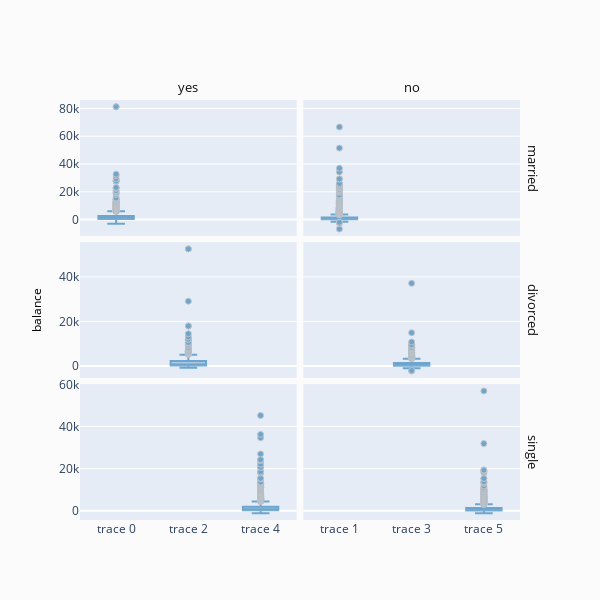

This figure's notebook cell:
### Code cell
#  chúng ta đã bỏ sót một số khách hàng quan trọng với số dư cao.
fig = ff.create_facet_grid(
    df,
    y='balance',
    facet_row='marital',
    facet_col='deposit',
    trace_type='box',
)

iplot(fig, filename='facet - box traces')

### Figure 1 — Plotly figure (JSON) as saved in the notebook; plotly's stock layout.template omitted (floating-point values rounded to 4 significant figures; data arrays with more than 128 entries replaced by an {"elided": "..."} marker saying what was removed)
{"data": [{"marker": {"color": "rgb(31, 119, 180)", "line": {"color": "darkgrey", "width": 1}}, "opacity": 0.6, "type": "box", "xaxis": "x", "y": {"elided": "2562 int values"}, "yaxis": "y"}, {"marker": {"color": "rgb(31, 119, 180)", "line": {"color": "darkgrey", "width": 1}}, "opacity": 0.6, "type": "box", "xaxis": "x2", "y": {"elided": "3253 int values"}, "yaxis": "y2"}, {"marker": {"color": "rgb(31, 119, 180)", "line": {"color": "darkgrey", "width": 1}}, "opacity": 0.6, "type": "box", "xaxis": "x3", "y": {"elided": "572 int values"}, "yaxis": "y3"}, {"marker": {"color": "rgb(31, 119, 180)", "line": {"color": "darkgrey", "width": 1}}, "opacity": 0.6, "type": "box", "xaxis": "x4", "y": {"elided": "602 int values"}, "yaxis": "y4"}, {"marker": {"color": "rgb(31, 119, 180)", "line": {"color": "darkgrey", "width": 1}}, "opacity": 0.6, "type": "box", "xaxis": "x5", "y": {"elided": "1833 int values"}, "yaxis": "y5"}, {"marker": {"color": "rgb(31, 119, 180)", "line": {"color": "darkgrey", "width": 1}}, "opacity": 0.6, "type": "box", "xaxis": "x6", "y": {"elided": "1503 int values"}, "yaxis": "y6"}], "layout": {"annotations": [{"font": {"color": "#0f0f0f", "size": 13}, "showarrow": false, "text": "yes", "textangle": 0, "x": 0.2462, "xanchor": "center", "xref": "paper", "y": 1.03, "yanchor": "middle", "yref": "paper"}, {"font": {"color": "#0f0f0f", "size": 13}, "showarrow": false, "text": "no", "textangle": 0, "x": 0.7537, "xanchor": "center", "xref": "paper", "y": 1.03, "yanchor": "middle", "yref": "paper"}, {"font": {"color": "#0f0f0f", "size": 13}, "showarrow": false, "text": "married", "textangle": 90, "x": 1.03, "xanchor": "center", "xref": "paper", "y": 0.8383, "yanchor": "middle", "yref": "paper"}, {"font": {"color": "#0f0f0f", "size": 13}, "showarrow": false, "text": "divorced", "textangle": 90, "x": 1.03, "xanchor": "center", "xref": "paper", "y": 0.5, "yanchor": "middle", "yref": "paper"}, {"font": {"color": "#0f0f0f", "size": 13}, "showarrow": false, "text": "single", "textangle": 90, "x": 1.03, "xanchor": "center", "xref": "paper", "y": 0.1617, "yanchor": "middle", "yref": "paper"}, {"font": {"color": "#000000", "size": 12}, "showarrow": false, "text": "", "textangle": 0, "x": 0.5, "xanchor": "center", "xref": "paper", "y": -0.1, "yanchor": "middle", "yref": "paper"}, {"font": {"color": "#000000", "size": 12}, "showarrow": false, "text": "balance", "textangle": -90, "x": -0.1, "xanchor": "center", "xref": "paper", "y": 0.5, "yanchor": "middle", "yref": "paper"}], "height": 600, "legend": {"bgcolor": "#efefef", "borderwidth": 1, "x": 1.05, "y": 1, "yanchor": "top"}, "paper_bgcolor": "rgb(251, 251, 251)", "showlegend": false, "title": {"text": ""}, "width": 600, "xaxis": {"anchor": "y", "domain": [0, 0.4925], "matches": "x5", "showticklabels": false}, "xaxis2": {"anchor": "y2", "domain": [0.5075, 1], "matches": "x6", "showticklabels": false}, "xaxis3": {"anchor": "y3", "domain": [0, 0.4925], "matches": "x5", "showticklabels": false}, "xaxis4": {"anchor": "y4", "domain": [0.5075, 1], "matches": "x6", "showticklabels": false}, "xaxis5": {"anchor": "y5", "domain": [0, 0.4925]}, "xaxis6": {"anchor": "y6", "domain": [0.5075, 1]}, "yaxis": {"anchor": "x", "domain": [0.6767, 1]}, "yaxis2": {"anchor": "x2", "domain": [0.6767, 1], "matches": "y", "showticklabels": false}, "yaxis3": {"anchor": "x3", "domain": [0.3383, 0.6617]}, "yaxis4": {"anchor": "x4", "domain": [0.3383, 0.6617], "matches": "y3", "showticklabels": false}, "yaxis5": {"anchor": "x5", "domain": [0, 0.3233]}, "yaxis6": {"anchor": "x6", "domain": [0, 0.3233], "matches": "y5", "showticklabels": false}}}
